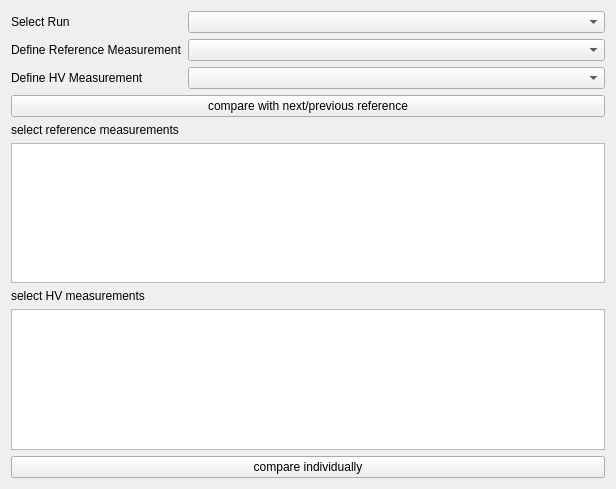
<?xml version="1.0" encoding="UTF-8"?>
<ui version="4.0">
 <class>Alive</class>
 <widget class="QWidget" name="Alive">
  <property name="geometry">
   <rect>
    <x>0</x>
    <y>0</y>
    <width>616</width>
    <height>489</height>
   </rect>
  </property>
  <property name="windowTitle">
   <string>Form</string>
  </property>
  <layout class="QVBoxLayout" name="verticalLayout">
   <item>
    <layout class="QFormLayout" name="formLayout_2">
     <item row="0" column="0">
      <widget class="QLabel" name="label_7">
       <property name="text">
        <string>Select Run</string>
       </property>
      </widget>
     </item>
     <item row="0" column="1">
      <widget class="QComboBox" name="runSelect"/>
     </item>
     <item row="1" column="0">
      <widget class="QLabel" name="label_5">
       <property name="text">
        <string>Define Reference Measurement</string>
       </property>
      </widget>
     </item>
     <item row="1" column="1">
      <widget class="QComboBox" name="isoSelect"/>
     </item>
     <item row="2" column="0">
      <widget class="QLabel" name="label_6">
       <property name="text">
        <string>Define HV Measurement</string>
       </property>
      </widget>
     </item>
     <item row="2" column="1">
      <widget class="QComboBox" name="isoSelect_2"/>
     </item>
    </layout>
   </item>
   <item>
    <widget class="QPushButton" name="pB_compareAuto">
     <property name="text">
      <string>compare with next/previous reference</string>
     </property>
    </widget>
   </item>
   <item>
    <widget class="QLabel" name="label_8">
     <property name="text">
      <string>select reference measurements</string>
     </property>
    </widget>
   </item>
   <item>
    <widget class="QListWidget" name="fileList">
     <property name="selectionMode">
      <enum>QAbstractItemView::NoSelection</enum>
     </property>
    </widget>
   </item>
   <item>
    <widget class="QLabel" name="label_9">
     <property name="text">
      <string>select HV measurements</string>
     </property>
    </widget>
   </item>
   <item>
    <widget class="QListWidget" name="fileList_2">
     <property name="selectionMode">
      <enum>QAbstractItemView::NoSelection</enum>
     </property>
    </widget>
   </item>
   <item>
    <widget class="QPushButton" name="pB_compareIndividual">
     <property name="text">
      <string>compare individually</string>
     </property>
    </widget>
   </item>
  </layout>
 </widget>
 <resources/>
 <connections/>
</ui>
